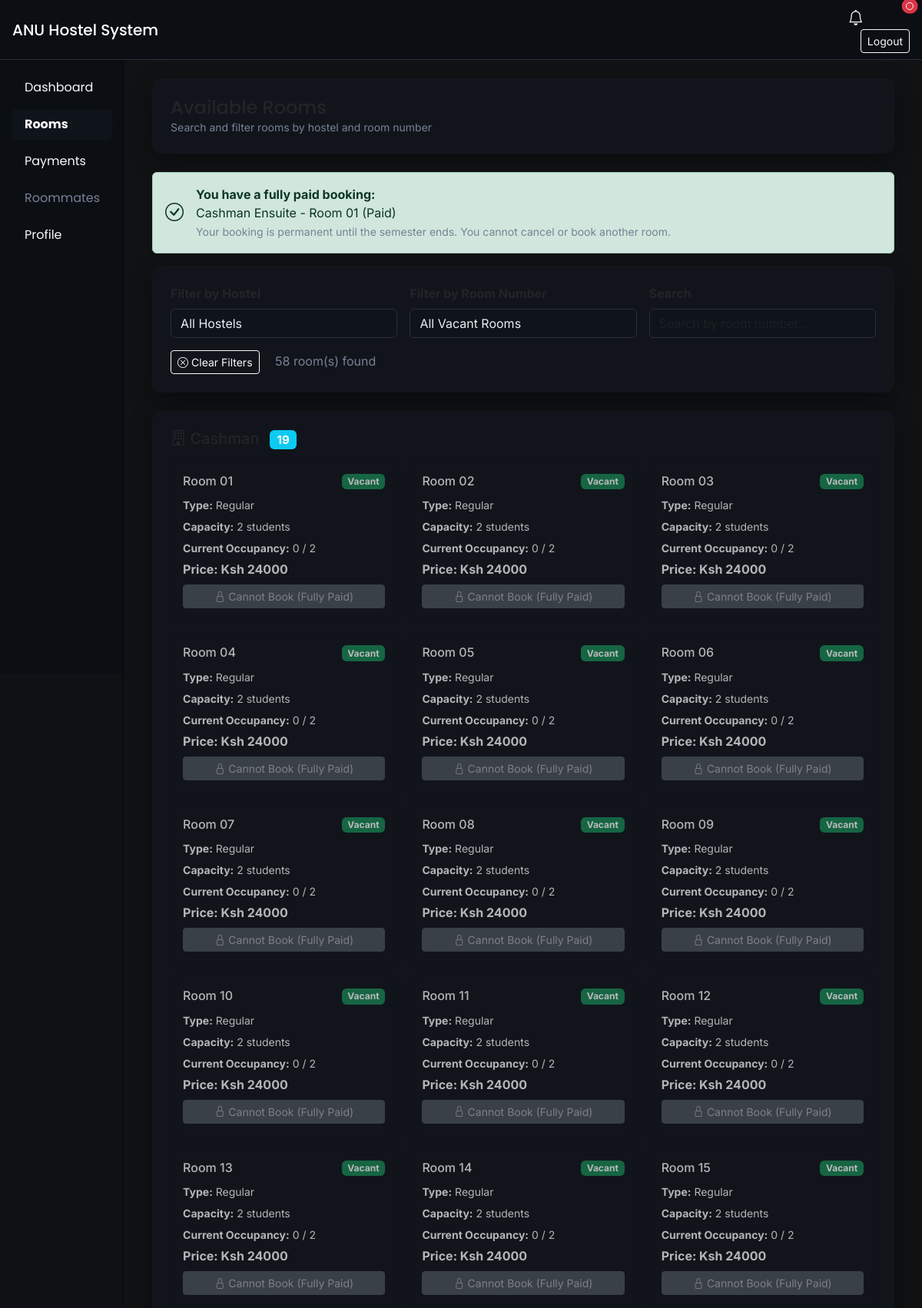
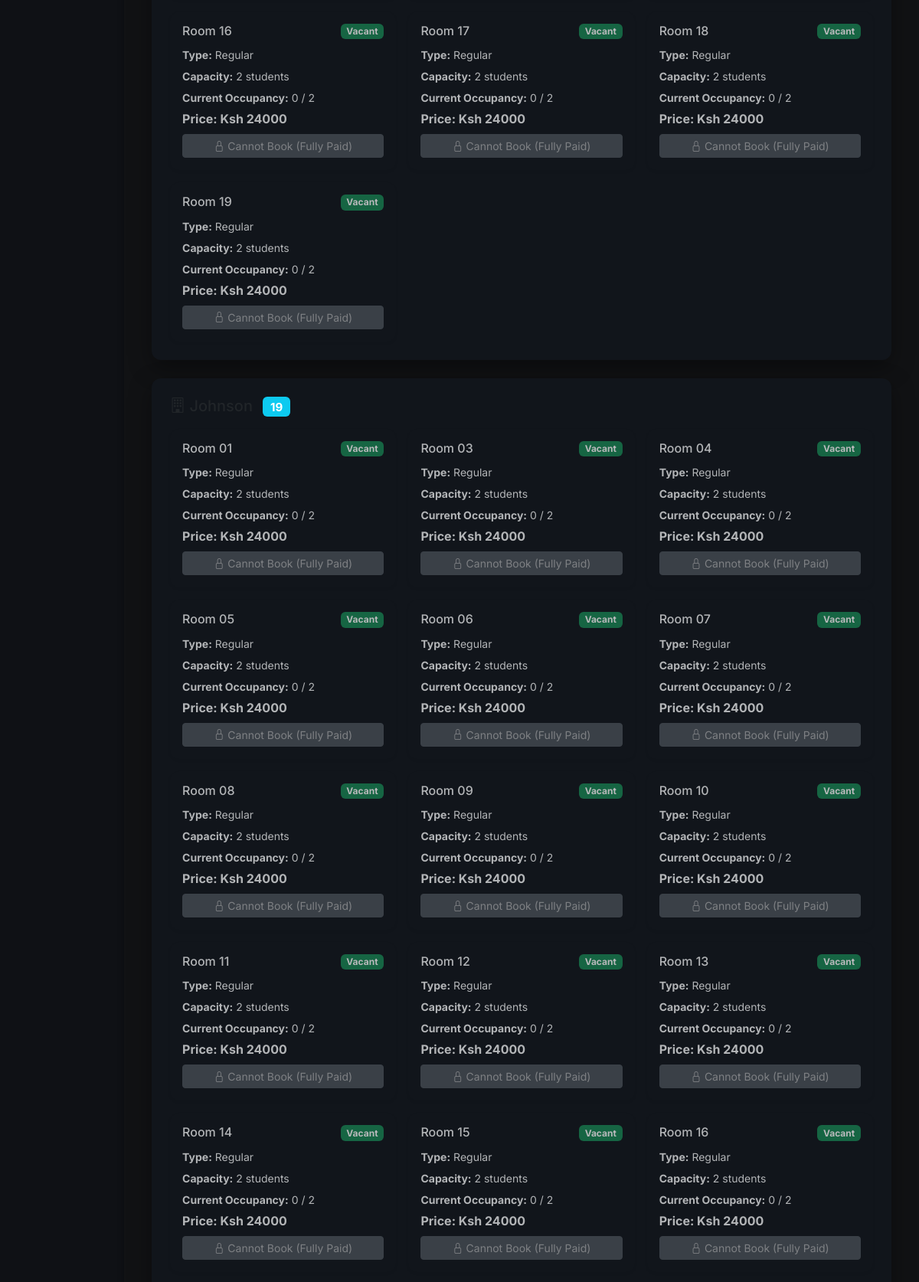
Screenshot of /available-rooms/ (signed in, upper part) with the database file from the repository (2 pictures, top to bottom).
### core/models.py (models this page shows, shortened)
class Booking(models.Model):
    STATUS_CHOICES = [
        ('prebooked', 'Pre-booked'),
        ('paid', 'Fully Paid'),
        ('expired', 'Expired'),
    ]
    student = models.ForeignKey(Student, on_delete=models.CASCADE, related_name='bookings')
    room = models.ForeignKey(Room, on_delete=models.SET_NULL, null=True, blank=True)
    date_booked = models.DateTimeField(auto_now_add=True)
    status = models.CharField(max_length=20, choices=STATUS_CHOICES, default='prebooked')
    expiry_date = models.DateField(null=True, blank=True)
    def get_total_paid(self):
        return sum(p.amount for p in self.payments.filter(verified=True))
    def get_total_due(self):
        if self.room:
            return self.room.price
        return 0
    def is_fully_paid(self):
        return self.get_total_paid() >= self.get_total_due() and self.status == 'paid'

class Room(models.Model):
    hostel = models.ForeignKey(Hostel, on_delete=models.CASCADE, related_name='rooms')
    room_number = models.CharField(max_length=10)
    capacity = models.PositiveIntegerField(default=2)
    is_vacant = models.BooleanField(default=True)
    price = models.DecimalField(max_digits=10, decimal_places=2, default=24000)
    description = models.TextField(blank=True, null=True)
    def get_occupied_count(self):
        from django.apps import apps
        Booking = apps.get_model('core', 'Booking')
        return Booking.objects.filter(room=self, status__in=['prebooked', 'paid']).count()

class Hostel(models.Model):
    GENDER_CHOICES = [
        ('Male', 'Male'),
        ('Female', 'Female'),
    ]
    ROOM_TYPE_CHOICES = [
        ('Type 1', 'Type 1'),
        ('Ensuite', 'Ensuite'),
        ('Regular', 'Regular'),
    ]
    name = models.CharField(max_length=100)
    gender = models.CharField(max_length=10, choices=GENDER_CHOICES, default='Male')
    type = models.CharField(max_length=20, choices=ROOM_TYPE_CHOICES, default='Regular')
    description = models.TextField(blank=True, null=True)

### core/views.py (the view, shortened to what this page needs)
# urls.py: path('available-rooms/', views.available_rooms, name='available_rooms'),
@login_required
def available_rooms(request):
    student = Student.objects.get(user=request.user)
    gender = (student.gender or "male").lower()
    active_booking = Booking.objects.filter(student=student, status__in=['prebooked', 'paid']).first()
    expired_booking = Booking.objects.filter(student=student, status='expired').order_by('-date_booked').first()
    is_fully_paid = False
    if active_booking:
        is_fully_paid = (active_booking.status == 'paid' or active_booking.is_fully_paid())
    hostels = (
        Hostel.objects.filter(gender="Male") if gender == "male"
        else Hostel.objects.filter(gender="Female")
    )
    all_rooms = Room.objects.filter(hostel__in=hostels).order_by('hostel__name', 'room_number')
    rooms_by_hostel = {}
    for room in all_rooms:
        hostel_name = room.hostel.name
        if hostel_name not in rooms_by_hostel:
            rooms_by_hostel[hostel_name] = []
        room.occupied_count = room.get_occupied_count()
        room.is_available = room.occupied_count < room.capacity
        rooms_by_hostel[hostel_name].append(room)
    available_rooms_for_booking = []
    for room in Room.objects.filter(hostel__in=hostels):
        occupied_count = room.get_occupied_count()
        if occupied_count < room.capacity:
            if not (expired_booking and expired_booking.room and room.id == expired_booking.room.id):
                room.occupied_count = occupied_count
                room.is_available = True
                available_rooms_for_booking.append(room)
    all_available_rooms = []
    for room_list in rooms_by_hostel.values():
        for room in room_list:
            if room.is_available:
                all_available_rooms.append(room)
    hostel_names = list(rooms_by_hostel.keys())
    context = {
        'rooms_by_hostel': rooms_by_hostel,
        'active_booking': active_booking,
        'expired_booking': expired_booking,
        'available_rooms_for_booking': available_rooms_for_booking,
        'all_available_rooms': all_available_rooms,
        'hostel_names': hostel_names,
        'is_fully_paid': is_fully_paid,
    }
    return render(request, 'available_rooms.html', context)

### core/templates/available_rooms.html (shortened to what this page needs)
{% extends 'base.html' %}
{% block content %}
<div class="container-fluid">
    <div class="card p-4 mb-4">
        <h4 class="mb-0" style="font-family:'Poppins',sans-serif;">Available Rooms</h4>
        <small class="text-muted">Search and filter rooms by hostel and room number</small>
    </div>
    {% if active_booking %}
        {% if is_fully_paid %}
            <div class="alert alert-success" id="existingBookingAlert">
                <div class="d-flex align-items-center">
                    <i class="bi bi-check-circle fs-4 me-3"></i>
                    <div>
                        <strong>You have a fully paid booking:</strong><br>
                        <span>{{ active_booking.room.hostel.name }} - Room {{ active_booking.room.room_number }} (Paid)</span><br>
                        <small class="text-muted">Your booking is permanent until the semester ends. You cannot cancel or book another room.</small>
                    </div>
                </div>
            </div>
        {% endif %}
    {% endif %}
    <div class="card p-4 mb-4">
        <div class="row g-3">
            <div class="col-md-4">
                <label class="form-label"><strong>Filter by Hostel</strong></label>
                <select class="form-select" id="hostelFilter" onchange="filterRooms()">
                    <option value="">All Hostels</option>
                </select>
            </div>
            <div class="col-md-4">
                <label class="form-label"><strong>Filter by Room Number</strong></label>
                <select class="form-select" id="roomFilter" onchange="filterRooms()">
                    <option value="">All Vacant Rooms</option>
                </select>
            </div>
            <div class="col-md-4">
                <label class="form-label"><strong>Search</strong></label>
                <input type="text" class="form-control" id="searchInput" placeholder="Search by room number..." onkeyup="filterRooms()">
            </div>
        </div>
        <div class="mt-3">
            <button class="btn btn-sm btn-outline-light" onclick="clearFilters()">
                <i class="bi bi-x-circle"></i> Clear Filters
            </button>
            <span class="ms-3 text-muted" id="resultsCount"></span>
        </div>
    </div>
    {% if rooms_by_hostel %}
        <div id="roomsContainer">
            {% for hostel_name, rooms_list in rooms_by_hostel.items %}
            <div class="card p-4 mb-4 hostel-section" data-hostel="{{ hostel_name }}">
                <h5 class="mb-3">
                    <i class="bi bi-building"></i> {{ hostel_name }}
                    <span class="badge bg-info ms-2" id="count-{{ hostel_name|slugify }}">0</span>
                </h5>
                <div class="row g-3" id="rooms-{{ hostel_name|slugify }}">
                    {% for room in rooms_list %}
                        {% if room.is_available %}
                        <div class="col-md-6 col-lg-4 room-card"
                             data-hostel="{{ room.hostel.name }}"
                             data-room="{{ room.room_number }}"
                             data-room-number="{{ room.room_number }}">
                            <div class="card bg-secondary text-light border-0 shadow-sm h-100">
                                <div class="card-body">
                                    <div class="d-flex justify-content-between align-items-start mb-2">
                                        <h6 class="card-title mb-0">Room {{ room.room_number }}</h6>
                                        {% if room.occupied_count == 0 %}
                                            <span class="badge bg-success">Vacant</span>
                                        {% elif room.occupied_count < room.capacity %}
                                            <span class="badge bg-warning text-dark">{{ room.occupied_count }}/{{ room.capacity }} Occupied</span>
                                        {% else %}
                                            <span class="badge bg-danger">Full</span>
                                        {% endif %}
                                    </div>
                                    <p class="mb-1"><small><strong>Type:</strong> {{ room.hostel.type }}</small></p>
                                    <p class="mb-1"><small><strong>Capacity:</strong> {{ room.capacity }} students</small></p>
                                    <p class="mb-1"><small><strong>Current Occupancy:</strong> {{ room.occupied_count }} / {{ room.capacity }}</small></p>
                                    <p class="mb-2"><strong>Price: Ksh {{ room.price|floatformat:0 }}</strong></p>
                                    {% if is_fully_paid %}
                                        <button type="button" class="btn btn-sm btn-secondary w-100" disabled title="You already have a fully paid booking. Cannot book another room.">
                                            <i class="bi bi-lock"></i> Cannot Book (Fully Paid)
                                        </button>
                                    {% endif %}
                                </div>
                            </div>
                        </div>
                        {% endif %}
                    {% endfor %}
                </div>
            </div>
            {% endfor %}
        </div>
    {% else %}
        <div class="alert alert-warning text-center">
            <i class="bi bi-building fs-2 d-block mb-2"></i>
            <p>No available rooms at the moment.</p>
        </div>
    {% endif %}
</div>
{% endblock %}

### core/static/css/styles.css (style rules this page uses)
:root { --bg:#0f1115; --panel:#11151b; --muted:#778196; --accent:#64d2ff; --accent-2:#9bff98; }
body.bg-dark { background-color:var(--bg)!important;color:#e9edf3!important }
.card { background-color:var(--panel)!important;border-color:#2a2f3a!important }
.text-muted { color:var(--muted)!important }
.form-control, .form-select { background:#0f131a;border-color:#2a2f3a;color:#e9edf3 }
.card { background-color:#1a1b1e;border:none;border-radius:12px;box-shadow:0 10px 30px rgba(0,0,0,.35) }

### rows the page displays
Booking: room.hostel.name "Cashman Ensuite", room.room_number "01"
Room: room_number "01", shows "Vacant", hostel.type "Regular", capacity "2", occupied_count "0", price "24000"
Room: room_number "02", shows "Vacant", hostel.type "Regular", capacity "2", occupied_count "0", price "24000"
Room: room_number "03", shows "Vacant", hostel.type "Regular", capacity "2", occupied_count "0", price "24000"
Room: room_number "04", shows "Vacant", hostel.type "Regular", capacity "2", occupied_count "0", price "24000"
Room: room_number "05", shows "Vacant", hostel.type "Regular", capacity "2", occupied_count "0", price "24000"
Room: room_number "06", shows "Vacant", hostel.type "Regular", capacity "2", occupied_count "0", price "24000"
Room: room_number "07", shows "Vacant", hostel.type "Regular", capacity "2", occupied_count "0", price "24000"
Room: room_number "08", shows "Vacant", hostel.type "Regular", capacity "2", occupied_count "0", price "24000"
Room: room_number "09", shows "Vacant", hostel.type "Regular", capacity "2", occupied_count "0", price "24000"
Room: room_number "10", shows "Vacant", hostel.type "Regular", capacity "2", occupied_count "0", price "24000"
Room: room_number "11", shows "Vacant", hostel.type "Regular", capacity "2", occupied_count "0", price "24000"
Room: room_number "12", shows "Vacant", hostel.type "Regular", capacity "2", occupied_count "0", price "24000"
Room: room_number "13", shows "Vacant", hostel.type "Regular", capacity "2", occupied_count "0", price "24000"
Room: room_number "14", shows "Vacant", hostel.type "Regular", capacity "2", occupied_count "0", price "24000"
Room: room_number "15", shows "Vacant", hostel.type "Regular", capacity "2", occupied_count "0", price "24000"
Room: room_number "16", shows "Vacant", hostel.type "Regular", capacity "2", occupied_count "0", price "24000"
Room: room_number "17", shows "Vacant", hostel.type "Regular", capacity "2", occupied_count "0", price "24000"
Room: room_number "18", shows "Vacant", hostel.type "Regular", capacity "2", occupied_count "0", price "24000"
Room: room_number "19", shows "Vacant", hostel.type "Regular", capacity "2", occupied_count "0", price "24000"
Room: room_number "01", shows "Vacant", hostel.type "Regular", capacity "2", occupied_count "0", price "24000"
Room: room_number "03", shows "Vacant", hostel.type "Regular", capacity "2", occupied_count "0", price "24000"
Room: room_number "04", shows "Vacant", hostel.type "Regular", capacity "2", occupied_count "0", price "24000"
Room: room_number "05", shows "Vacant", hostel.type "Regular", capacity "2", occupied_count "0", price "24000"
Room: room_number "06", shows "Vacant", hostel.type "Regular", capacity "2", occupied_count "0", price "24000"
Room: room_number "07", shows "Vacant", hostel.type "Regular", capacity "2", occupied_count "0", price "24000"
Room: room_number "08", shows "Vacant", hostel.type "Regular", capacity "2", occupied_count "0", price "24000"
Room: room_number "09", shows "Vacant", hostel.type "Regular", capacity "2", occupied_count "0", price "24000"
Room: room_number "10", shows "Vacant", hostel.type "Regular", capacity "2", occupied_count "0", price "24000"
Room: room_number "11", shows "Vacant", hostel.type "Regular", capacity "2", occupied_count "0", price "24000"
Room: room_number "12", shows "Vacant", hostel.type "Regular", capacity "2", occupied_count "0", price "24000"
Room: room_number "13", shows "Vacant", hostel.type "Regular", capacity "2", occupied_count "0", price "24000"
Room: room_number "14", shows "Vacant", hostel.type "Regular", capacity "2", occupied_count "0", price "24000"
Room: room_number "15", shows "Vacant", hostel.type "Regular", capacity "2", occupied_count "0", price "24000"
Room: room_number "16", shows "Vacant", hostel.type "Regular", capacity "2", occupied_count "0", price "24000"
